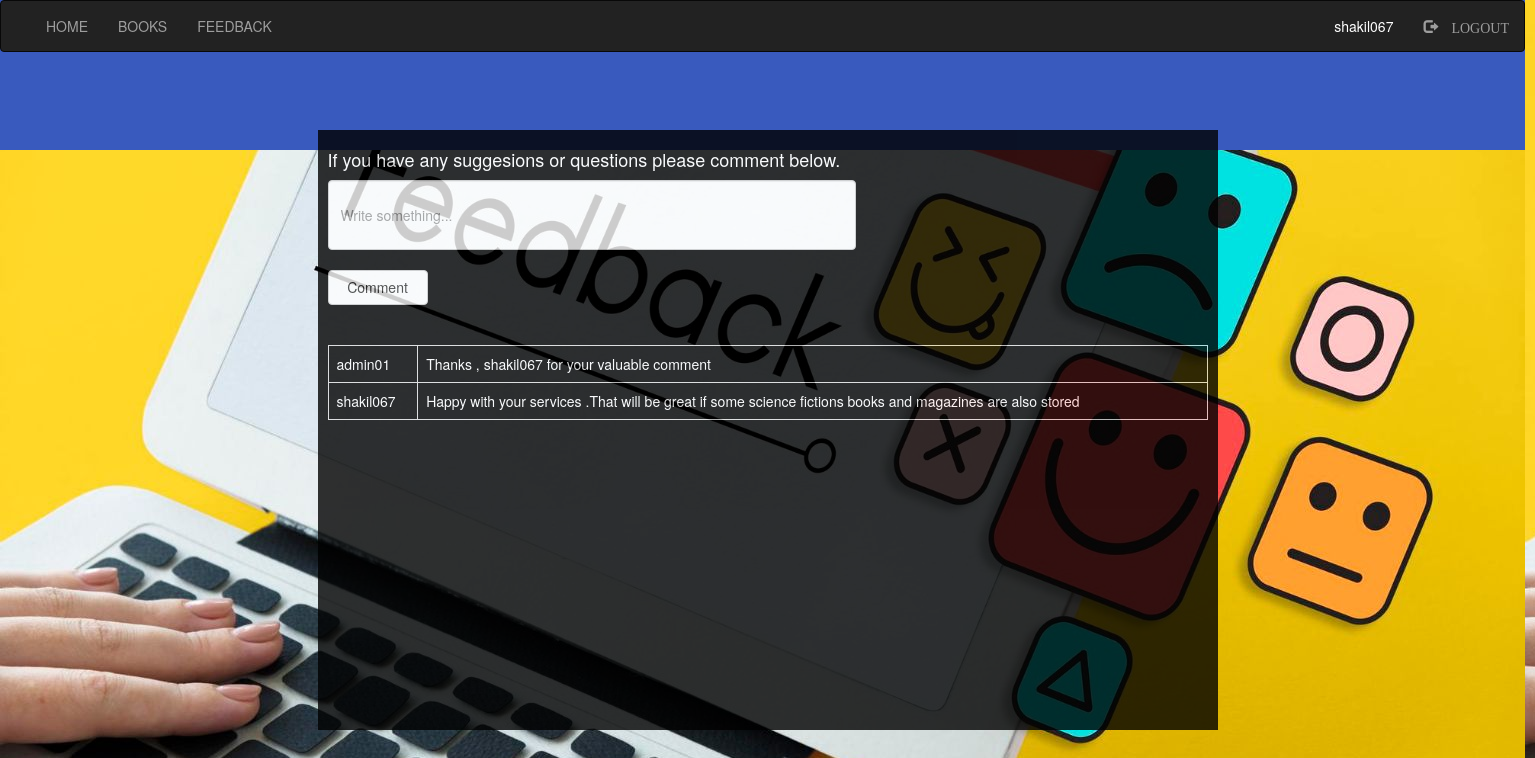
The app's page /student/Feedback.php (signed in) with its own data.
### tables this page shows
CREATE TABLE `comments` (
  `id` int(15) NOT NULL,
  `username` varchar(50) NOT NULL,
  `comment` varchar(500) NOT NULL
);

### student/Feedback.php (the view, shortened to what this page needs)
<?php
  include "navbar.php";
  include "connection.php";
?>
<!DOCTYPE html>
<html>
<head>
	<link rel="stylesheet" type="text/css" href="style.css">
    <link rel="stylesheet" href="https://maxcdn.bootstrapcdn.com/bootstrap/3.3.7/css/bootstrap.min.css">
</head>
<body>
	<div class="wrapper">
		<h4>If you have any suggesions or questions please comment below.</h4>
		<form style="" action="" method="post">
			<input class="form-control" type="text" name="comment" placeholder="Write something..."><br>
			<input class="btn btn-default" type="submit" name="submit" value="Comment" style="width: 100px; height: 35px;">
		</form>
<br><br>
	<div class="scroll">
	<?php
if(isset($_SESSION['login_user']))
		{
			if(isset($_POST['submit']))
			{
				$sql="INSERT INTO `comments` VALUES('', '$_SESSION[login_user]', '$_POST[comment]');";
				if(mysqli_query($db,$sql))
				{
					$q="SELECT * FROM `comments` ORDER BY `comments`.`id` DESC";
					$res=mysqli_query($db,$q);
				echo "<table class='table table-bordered'>";
					while ($row=mysqli_fetch_assoc($res))
					{
						echo "<tr>";
							echo "<td>"; echo $row['username']; echo "</td>";
							echo "<td>"; echo $row['comment']; echo "</td>";
						echo "</tr>";
					}
				echo "</table>";
				}
			}
			else
			{
				$q="SELECT * FROM `comments` ORDER BY `comments`.`id` DESC";
					$res=mysqli_query($db,$q);
				echo "<table class='table table-bordered'>";
					while ($row=mysqli_fetch_assoc($res))
					{
						echo "<tr>";
							echo "<td>"; echo $row['username']; echo "</td>";
							echo "<td>"; echo $row['comment']; echo "</td>";
						echo "</tr>";
					}
				echo "</table>";
			}
		}
	else{
		?>
		<div class="alert alert-danger" style="width: 500px; position:float ; margin :350 px; background-color: #de1313; color: white;opcity:.1;">
		<strong>Login first</strong>
	  </div>
	<?php
	}
		?>
	</div>
	</div>
</body>
</html>

### student/style.css (style rules this page uses)
html, body, div, span, object, iframe, h1, h2, h3, h4, h5, h6, p, blockquote, pre, abbr, address, cite, code, del, dfn, em, img, ins, kbd, q, samp, small, strong, sub, sup, var, b, i, dl, dt, dd, ol, ul, li, fieldset, form, label, legend, table, caption, tbody, tfoot, thead, tr, th, td, article, aside, canvas, details, figcaption, figure, footer, header, hgroup, menu, nav, section, summary, time, mark, audio, video { margin:0; padding:0; border:0; outline:0; font-size:100%; vertical-align:baseline; background:transparent; }
body { line-height:1; }
table { border-collapse:collapse; border-spacing:0; }
input, select { vertical-align:middle; }

### student/Feedback.php (style rules this page uses)
body { background-image: url("images/feedback.jpeg"); }
.wrapper { padding: 10px; margin:-20px auto; width:900px; height: 600px; background-color: black; opacity: .8; color: white; }
.form-control { height: 70px; width: 60%; }
.scroll { width: 100%; height: 300px; overflow: auto; }

### records on screen
comments: username "admin01", comment "Thanks , shakil067 for your valuable comment"
comments: username "shakil067", comment "Happy with your services .That will be great if some science fictions books and magazines are also stored"

### other values on screen
$_SESSION['login_user'] "shakil067"
